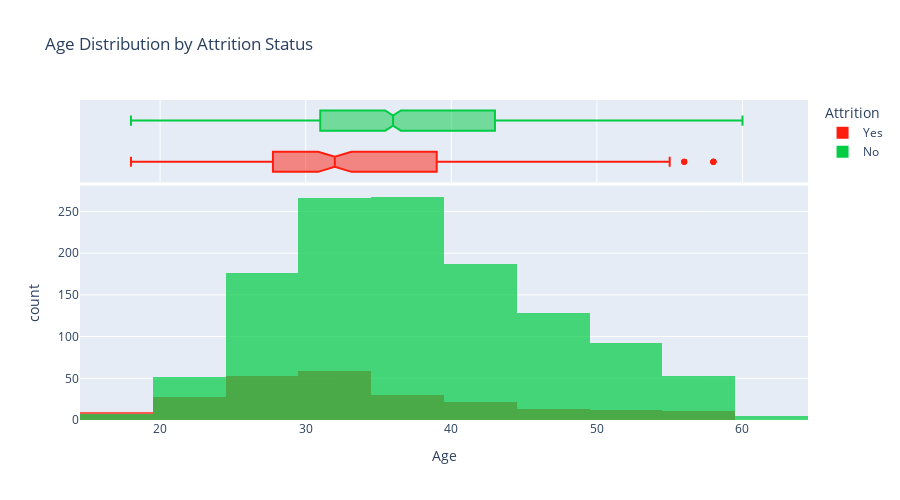

The notebook cell saved with this chart:
### Markdown cell above
### **Age Distribution**

### Code cell
# age distribution by attrition
fig_age = px.histogram(
    employee_df, 
    x='Age', 
    color='Attrition',
    nbins=20,
    title='Age Distribution by Attrition Status',
    marginal='box',
    color_discrete_map={'Yes': colors['danger'], 'No': colors['success']},
    opacity=0.7
)
fig_age.update_layout(height=500, barmode='overlay')
fig_age.show()

### Figure 1 — Plotly figure (JSON) as saved in the notebook; plotly's stock layout.template omitted (floating-point values rounded to 4 significant figures; data arrays with more than 128 entries replaced by an {"elided": "..."} marker saying what was removed)
{"data": [{"alignmentgroup": "True", "bingroup": "x", "hovertemplate": "Attrition=Yes<br>Age=%{x}<br>count=%{y}<extra></extra>", "legendgroup": "Yes", "marker": {"color": "#ff1e0e", "opacity": 0.7, "pattern": {"shape": ""}}, "name": "Yes", "nbinsx": 20, "offsetgroup": "Yes", "orientation": "v", "showlegend": true, "type": "histogram", "x": {"elided": "237 int values"}, "xaxis": "x", "yaxis": "y"}, {"alignmentgroup": "True", "hovertemplate": "Attrition=Yes<br>Age=%{x}<extra></extra>", "legendgroup": "Yes", "marker": {"color": "#ff1e0e"}, "name": "Yes", "notched": true, "offsetgroup": "Yes", "showlegend": false, "type": "box", "x": {"elided": "237 int values"}, "xaxis": "x2", "yaxis": "y2"}, {"alignmentgroup": "True", "bingroup": "x", "hovertemplate": "Attrition=No<br>Age=%{x}<br>count=%{y}<extra></extra>", "legendgroup": "No", "marker": {"color": "#00cc44", "opacity": 0.7, "pattern": {"shape": ""}}, "name": "No", "nbinsx": 20, "offsetgroup": "No", "orientation": "v", "showlegend": true, "type": "histogram", "x": {"elided": "1233 int values"}, "xaxis": "x", "yaxis": "y"}, {"alignmentgroup": "True", "hovertemplate": "Attrition=No<br>Age=%{x}<extra></extra>", "legendgroup": "No", "marker": {"color": "#00cc44"}, "name": "No", "notched": true, "offsetgroup": "No", "showlegend": false, "type": "box", "x": {"elided": "1233 int values"}, "xaxis": "x2", "yaxis": "y2"}], "layout": {"barmode": "overlay", "height": 500, "legend": {"title": {"text": "Attrition"}, "tracegroupgap": 0}, "title": {"text": "Age Distribution by Attrition Status"}, "xaxis": {"anchor": "y", "domain": [0, 1], "title": {"text": "Age"}}, "xaxis2": {"anchor": "y2", "domain": [0, 1], "matches": "x", "showgrid": true, "showticklabels": false}, "yaxis": {"anchor": "x", "domain": [0, 0.7326], "title": {"text": "count"}}, "yaxis2": {"anchor": "x2", "domain": [0.7426, 1], "matches": "y2", "showgrid": false, "showline": false, "showticklabels": false, "ticks": ""}}}
